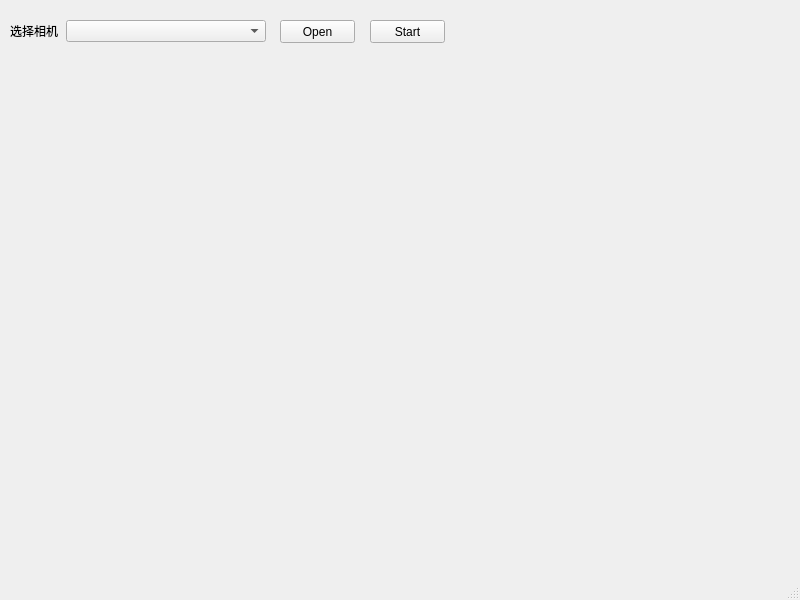
<?xml version="1.0" encoding="UTF-8"?>
<ui version="4.0">
 <class>MainWindow</class>
 <widget class="QMainWindow" name="MainWindow">
  <property name="geometry">
   <rect>
    <x>0</x>
    <y>0</y>
    <width>800</width>
    <height>600</height>
   </rect>
  </property>
  <property name="windowTitle">
   <string>MainWindow</string>
  </property>
  <widget class="QWidget" name="centralwidget">
   <widget class="QPushButton" name="btnOpen">
    <property name="geometry">
     <rect>
      <x>280</x>
      <y>20</y>
      <width>75</width>
      <height>23</height>
     </rect>
    </property>
    <property name="text">
     <string>Open</string>
    </property>
   </widget>
   <widget class="QPushButton" name="btnStart">
    <property name="geometry">
     <rect>
      <x>370</x>
      <y>20</y>
      <width>75</width>
      <height>23</height>
     </rect>
    </property>
    <property name="text">
     <string>Start</string>
    </property>
   </widget>
   <widget class="QWidget" name="">
    <property name="geometry">
     <rect>
      <x>10</x>
      <y>20</y>
      <width>256</width>
      <height>22</height>
     </rect>
    </property>
    <layout class="QHBoxLayout" name="horizontalLayout">
     <item>
      <widget class="QLabel" name="label">
       <property name="text">
        <string>选择相机</string>
       </property>
      </widget>
     </item>
     <item>
      <widget class="QComboBox" name="cbCamera">
       <property name="minimumSize">
        <size>
         <width>200</width>
         <height>0</height>
        </size>
       </property>
      </widget>
     </item>
    </layout>
   </widget>
  </widget>
  <widget class="QMenuBar" name="menubar">
   <property name="geometry">
    <rect>
     <x>0</x>
     <y>0</y>
     <width>800</width>
     <height>23</height>
    </rect>
   </property>
  </widget>
  <widget class="QStatusBar" name="statusbar"/>
 </widget>
 <resources/>
 <connections/>
</ui>
